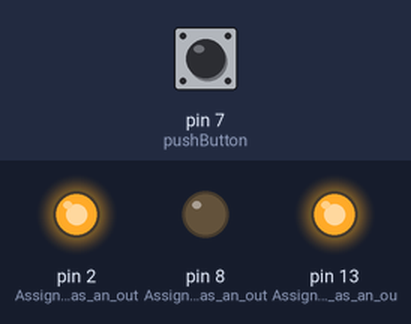
The sketch below on a simulated Arduino Uno, built with avr-gcc and run on an emulated ATmega328P. Parts: output pins drawn as LEDs (lit = HIGH). Inputs (shaded band) come from the test bench; at power-on: pin 7 (pushButton) HIGH. What the sketch prints to the serial monitor is not drawn.

Above: at 1.2 s.
1.3 s: pin 7 (pushButton) pulled LOW for 0.15 s
At 1.38 s:
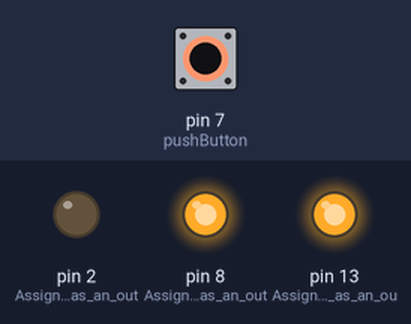
2.9 s: pin 7 (pushButton) pulled LOW for 3.2 s
At 6.9 s:
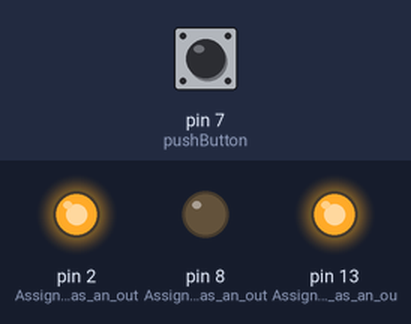
Timing chart, 0 to 8.4 s (numbered marks = the images above; inputs shaded):
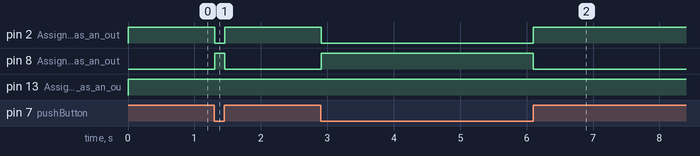

Measured:
- after the input at 1.3 s, pin 2 (Assigning_pin_2_as_an_out): HIGH → LOW at once, → HIGH 0.15 s later; pin 8 (Assigning_pin_8_as_an_out): LOW → HIGH at once, → LOW 0.15 s later
- after the input at 2.9 s, pin 2 (Assigning_pin_2_as_an_out): HIGH → LOW at once, → HIGH 3.2 s later; pin 8 (Assigning_pin_8_as_an_out): LOW → HIGH at once, → LOW 3.2 s later

The sketch:

9_pb_rg_rb1.ino
```cpp
/*
  PB not pressed RGB white PB pressed RGB off

  I used a pushbutton, a RGB LED and 3 303 ohm resistors

  This code uses INPUT_PULLUP on the pushbutton

  If the button is pressed, the LED is white. If the button is not pressed,
  the LED is off
*/

int pushButton=7; //Assigning the bit value of pin 7 to the integer "pushButton"

void setup() // the setup function runs once when you press reset or power the board
{
  Serial.begin(9600); // initialize serial communication at 9600 bits per second
  pinMode(pushButton, INPUT_PULLUP); //Assigning "pushButton" as an input pullup
  pinMode(13, OUTPUT); //Assigning pin 13 as an output
  pinMode(8, OUTPUT); //Assigning pin 8 as an output
  pinMode(2, OUTPUT); //Assigning pin 2 as an output
}

void loop() // the loop function runs over and over again forever
{
  int sensorVal = digitalRead(pushButton);//Reading the value of "pushButton" and storing it into the integer "sensorVal"
  Serial.println(sensorVal); // print out the state of the button

   /*The pull-up means the pushbutton's logic is inverted. It goes
    HIGH when it's open, and LOW when it's pressed*/

  if (sensorVal == LOW) // The condition for the if fucntion is that the "sensorVal" value must be 0
  {
    digitalWrite(13, HIGH); //Pin 13 (Red) is on
    digitalWrite(8, HIGH); //Pin 8 (Blue) is on
    digitalWrite(2, LOW); //Pin 2 (Green) is off
  } else {
    digitalWrite(13, HIGH); //Pin 13 (Red) is on
    digitalWrite(2, HIGH); //Pin 2 (Green) is on
    digitalWrite(8, LOW); //Pin 8 (Blue) is off
  }
}
```
